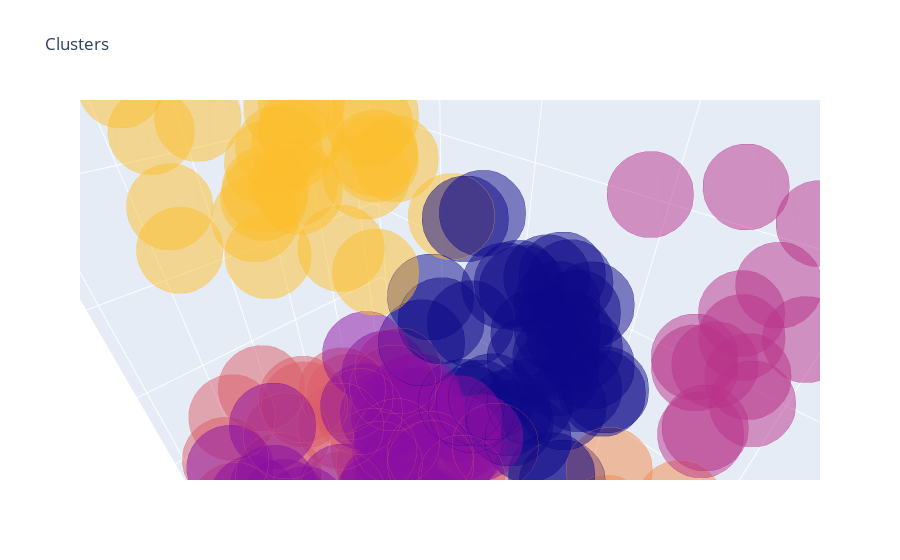

Source (notebook cell):
### Code cell
df['label3'] =  labels3
trace1 = go.Scatter3d(
    x= df['Age'],
    y= df['Spending Score (1-100)'],
    z= df['Annual Income (k$)'],
        mode='markers',
     marker=dict(
        color = df['label3'], 
        size= 30,
        line=dict(
            color= df['label3'],
            width= 12
        ),
        opacity=0.5
     )
)
data = [trace1]
layout = go.Layout(
#     margin=dict(
#         l=0,
#         r=0,
#         b=0,
#         t=0
#     )
    title= 'Clusters',
    scene = dict(
            xaxis = dict(title  = 'Age'),
            yaxis = dict(title  = 'Spending Score'),
            zaxis = dict(title  = 'Annual Income'),
                    )
)
fig = go.Figure(data=data, layout=layout)
py.offline.iplot(fig)

### Figure 1 — Plotly figure (JSON) as saved in the notebook; plotly's stock layout.template omitted (floating-point values rounded to 4 significant figures; data arrays with more than 128 entries replaced by an {"elided": "..."} marker saying what was removed)
{"data": [{"marker": {"color": {"elided": "200 int values"}, "line": {"color": {"elided": "200 int values"}, "width": 12}, "opacity": 0.5, "size": 30}, "mode": "markers", "type": "scatter3d", "x": {"elided": "200 int values"}, "y": {"elided": "200 int values"}, "z": {"elided": "200 int values"}}], "layout": {"autosize": true, "scene": {"aspectmode": "auto", "aspectratio": {"x": 0.6093, "y": 1.148, "z": 1.429}, "camera": {"center": {"x": 0, "y": 0, "z": 0}, "eye": {"x": 0.3038, "y": 0.3038, "z": 0.3038}, "projection": {"type": "perspective"}, "up": {"x": 0, "y": 0, "z": 1}}, "xaxis": {"title": {"text": "Age"}, "type": "linear"}, "yaxis": {"title": {"text": "Spending Score"}, "type": "linear"}, "zaxis": {"title": {"text": "Annual Income"}, "type": "linear"}}, "title": {"text": "Clusters"}}}
